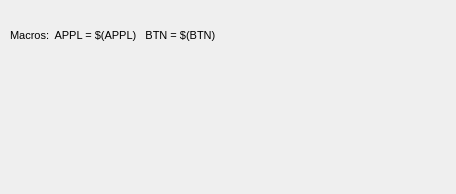
<?xml version="1.0" encoding="UTF-8"?>
<ui version="4.0">
 <class>Form</class>
 <widget class="QWidget" name="Form">
  <property name="geometry">
   <rect>
    <x>0</x>
    <y>0</y>
    <width>456</width>
    <height>194</height>
   </rect>
  </property>
  <property name="windowTitle">
   <string>Form</string>
  </property>
  <widget class="QESubstitutedLabel" name="qesubstitutedlabel">
   <property name="geometry">
    <rect>
     <x>10</x>
     <y>20</y>
     <width>401</width>
     <height>31</height>
    </rect>
   </property>
   <property name="sizePolicy">
    <sizepolicy hsizetype="Fixed" vsizetype="Fixed">
     <horstretch>100</horstretch>
     <verstretch>100</verstretch>
    </sizepolicy>
   </property>
   <property name="font">
    <font>
     <pointsize>8</pointsize>
    </font>
   </property>
   <property name="text">
    <string>Macros:  APPL = $(APPL)   BTN = $(BTN)</string>
   </property>
   <property name="labelText" stdset="0">
    <string>Macros:  APPL = $(APPL)   BTN = $(BTN)</string>
   </property>
  </widget>
 </widget>
 <customwidgets>
  <customwidget>
   <class>QESubstitutedLabel</class>
   <extends>QLabel</extends>
   <header>QESubstitutedLabel.h</header>
  </customwidget>
 </customwidgets>
 <resources/>
 <connections/>
</ui>
